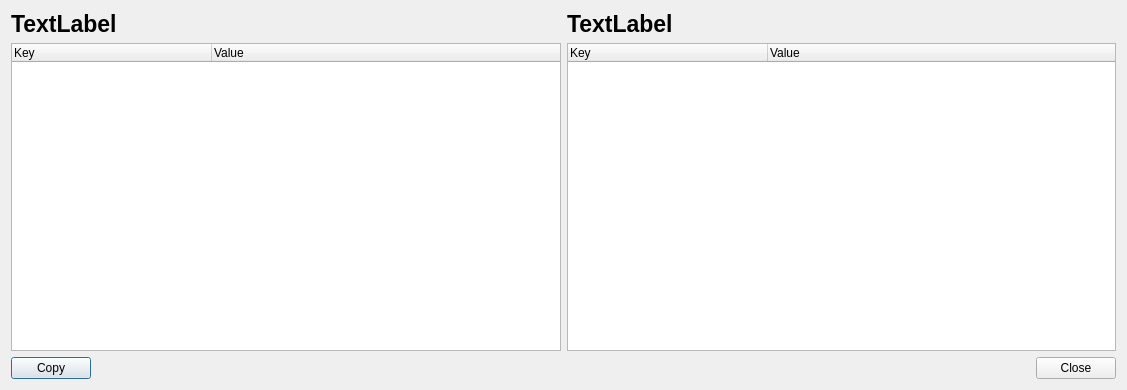
<?xml version="1.0" encoding="UTF-8"?>
<ui version="4.0">
 <class>VersionInfoDialog</class>
 <widget class="QDialog" name="VersionInfoDialog">
  <property name="windowModality">
   <enum>Qt::NonModal</enum>
  </property>
  <property name="enabled">
   <bool>true</bool>
  </property>
  <property name="geometry">
   <rect>
    <x>0</x>
    <y>0</y>
    <width>1127</width>
    <height>390</height>
   </rect>
  </property>
  <property name="sizePolicy">
   <sizepolicy hsizetype="Preferred" vsizetype="Preferred">
    <horstretch>0</horstretch>
    <verstretch>0</verstretch>
   </sizepolicy>
  </property>
  <property name="windowTitle">
   <string>Version Info</string>
  </property>
  <property name="toolTip">
   <string/>
  </property>
  <property name="statusTip">
   <string/>
  </property>
  <property name="whatsThis">
   <string/>
  </property>
  <layout class="QVBoxLayout" name="verticalLayout">
   <item>
    <layout class="QHBoxLayout" name="horizontalLayout_2">
     <item>
      <widget class="QLabel" name="leftLabel">
       <property name="font">
        <font>
         <pointsize>17</pointsize>
         <weight>75</weight>
         <bold>true</bold>
        </font>
       </property>
       <property name="text">
        <string>TextLabel</string>
       </property>
      </widget>
     </item>
     <item>
      <widget class="QLabel" name="rightLabel">
       <property name="font">
        <font>
         <pointsize>17</pointsize>
         <weight>75</weight>
         <bold>true</bold>
        </font>
       </property>
       <property name="text">
        <string>TextLabel</string>
       </property>
      </widget>
     </item>
    </layout>
   </item>
   <item>
    <layout class="QHBoxLayout" name="horizontalLayout">
     <item>
      <widget class="QTreeWidget" name="leftTreeWidget">
      <property name="contextMenuPolicy">
        <enum>Qt::ActionsContextMenu</enum>
      </property>
      <property name="selectionMode">
        <enum>QAbstractItemView::ExtendedSelection</enum>
       </property>
       <property name="frameShape">
        <enum>QFrame::StyledPanel</enum>
       </property>
       <property name="frameShadow">
        <enum>QFrame::Sunken</enum>
       </property>
       <property name="sizeAdjustPolicy">
        <enum>QAbstractScrollArea::AdjustIgnored</enum>
       </property>
       <property name="autoExpandDelay">
        <number>-1</number>
       </property>
       <property name="indentation">
        <number>20</number>
       </property>
       <attribute name="headerDefaultSectionSize">
        <number>200</number>
       </attribute>
       <column>
        <property name="text">
         <string>Key</string>
        </property>
       </column>
       <column>
        <property name="text">
         <string>Value</string>
        </property>
       </column>
      </widget>
     </item>
     <item>
      <widget class="QTreeWidget" name="rightTreeWidget">
      <property name="contextMenuPolicy">
        <enum>Qt::ActionsContextMenu</enum>
      </property>
       <property name="selectionMode">
        <enum>QAbstractItemView::ExtendedSelection</enum>
       </property>
       <property name="frameShape">
        <enum>QFrame::StyledPanel</enum>
       </property>
       <property name="frameShadow">
        <enum>QFrame::Sunken</enum>
       </property>
       <property name="sizeAdjustPolicy">
        <enum>QAbstractScrollArea::AdjustIgnored</enum>
       </property>
       <property name="autoExpandDelay">
        <number>-1</number>
       </property>
       <property name="indentation">
        <number>20</number>
       </property>
       <attribute name="headerDefaultSectionSize">
        <number>200</number>
       </attribute>
       <column>
        <property name="text">
         <string>Key</string>
        </property>
       </column>
       <column>
        <property name="text">
         <string>Value</string>
        </property>
       </column>
      </widget>
     </item>
    </layout>
   </item>
   
   <item>
      <layout class="QHBoxLayout" name="horizontalLayout_3">
         <item>
         <widget class="QPushButton" name="copyVersionInfoButton">
            <property name="icon">
            <iconset resource="../resources.qrc">
            <normaloff>:/img/icons/copy.svg</normaloff>:/img/icons/copy.svg</iconset>
            </property>
            <property name="text">
            <string>Copy</string>
            </property>
         </widget>
         </item>
         <item>
         <widget class="QDialogButtonBox" name="buttonBox">
         <property name="standardButtons">
            <set>QDialogButtonBox::Close</set>
         </property>
         </widget>
         </item>
      </layout>
   </item>
  </layout>
 </widget>
 <resources/>
 <connections/>
</ui>
